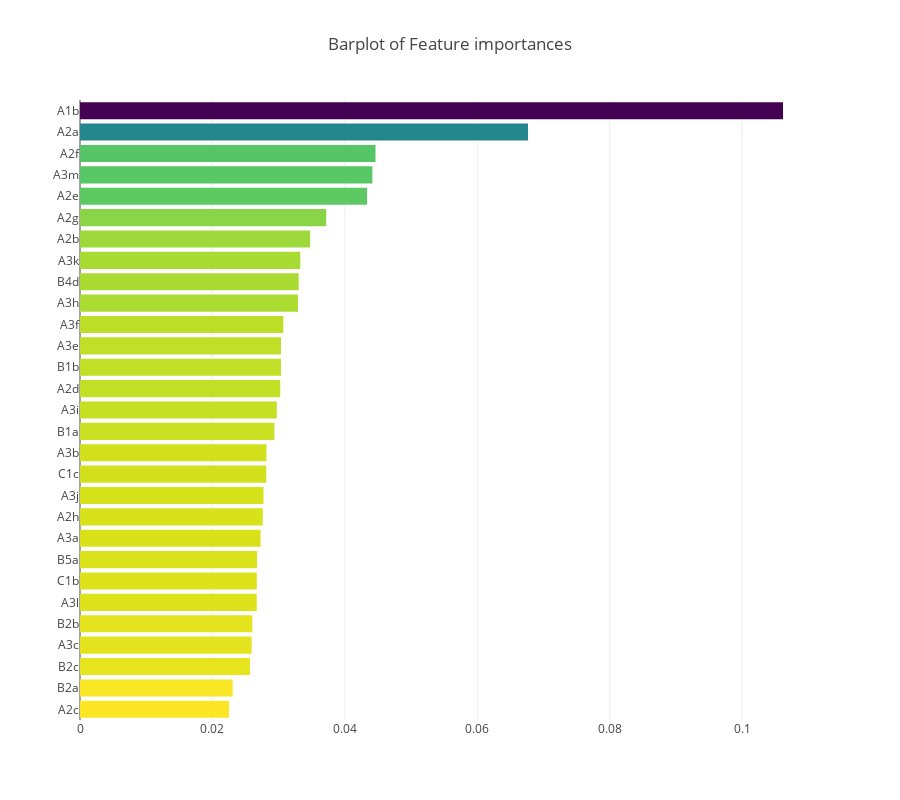

The code cell stored with this chart in its notebook:
### Code cell
x, y = (list(x) for x in zip(*sorted(zip(rf.feature_importances_, 
                                         features), 
                                     reverse = False)))
trace2 = go.Bar(
    x=x ,
    y=y,
    marker=dict(
        color=x,
        colorscale = 'Viridis',
        reversescale = True
    ),
    name='Random Forest Feature importance',
    orientation='h',
)

layout = dict(
    title='Barplot of Feature importances',
     width = 900, height = 800,
    yaxis=dict(
        showgrid=False,
        showline=False,
        showticklabels=True,
#         domain=[0, 0.85],
    ))

fig1 = go.Figure(data=[trace2])
fig1['layout'].update(layout)
py.iplot(fig1, filename='plots')
plt.show()

### Figure 1 — Plotly figure (JSON) as saved in the notebook; plotly's stock layout.template omitted (floating-point values rounded to 4 significant figures)
{"data": [{"marker": {"color": [0.0225, 0.02305, 0.02566, 0.02592, 0.02603, 0.0267, 0.0267, 0.02674, 0.02727, 0.0276, 0.02772, 0.02813, 0.02816, 0.02936, 0.02972, 0.03024, 0.03035, 0.03035, 0.0307, 0.03291, 0.03302, 0.03327, 0.03476, 0.03718, 0.04335, 0.04415, 0.04462, 0.06766, 0.1062], "colorscale": "Viridis", "reversescale": true}, "name": "Random Forest Feature importance", "orientation": "h", "type": "bar", "uid": "4912f0f0-d05d-11e8-a805-7831c1d00308", "x": [0.0225, 0.02305, 0.02566, 0.02592, 0.02603, 0.0267, 0.0267, 0.02674, 0.02727, 0.0276, 0.02772, 0.02813, 0.02816, 0.02936, 0.02972, 0.03024, 0.03035, 0.03035, 0.0307, 0.03291, 0.03302, 0.03327, 0.03476, 0.03718, 0.04335, 0.04415, 0.04462, 0.06766, 0.1062], "y": ["A2c", "B2a", "B2c", "A3c", "B2b", "A3l", "C1b", "B5a", "A3a", "A2h", "A3j", "C1c", "A3b", "B1a", "A3i", "A2d", "B1b", "A3e", "A3f", "A3h", "B4d", "A3k", "A2b", "A2g", "A2e", "A3m", "A2f", "A2a", "A1b"]}], "layout": {"height": 800, "title": "Barplot of Feature importances", "width": 900, "yaxis": {"showgrid": false, "showline": false, "showticklabels": true}}}
